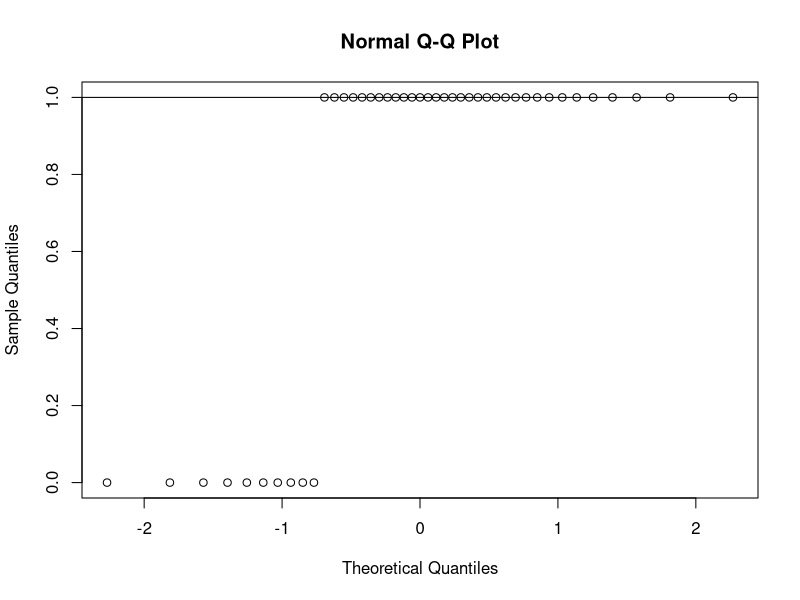
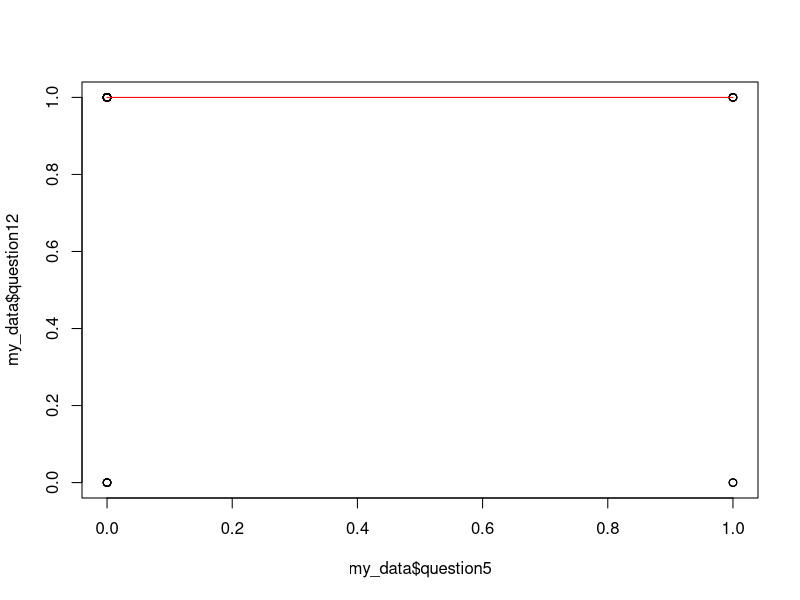
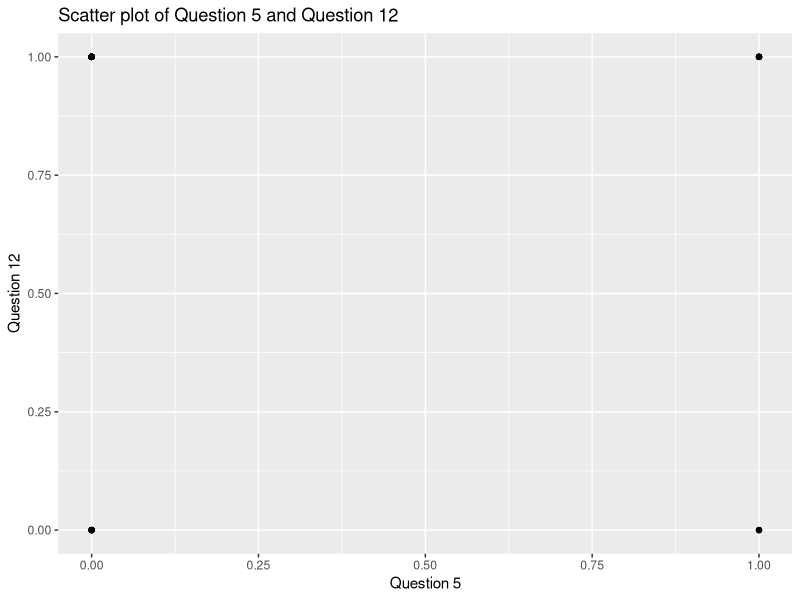
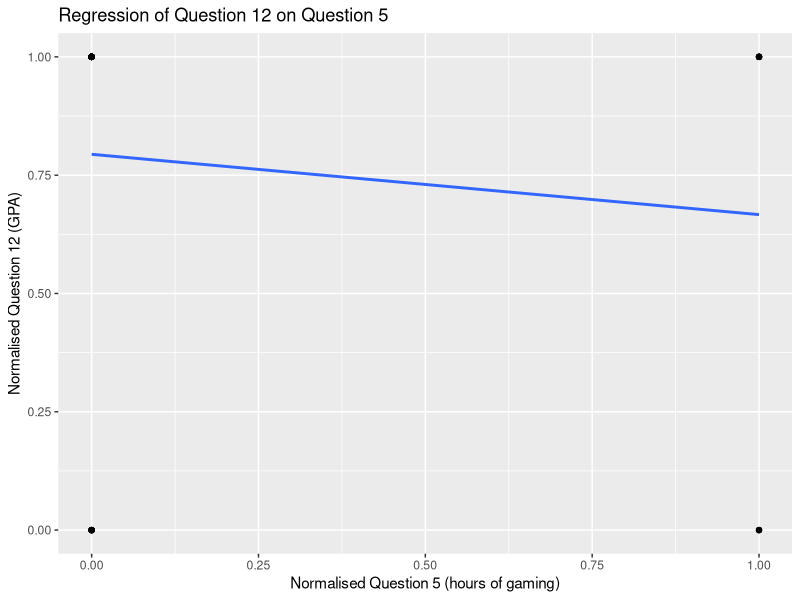
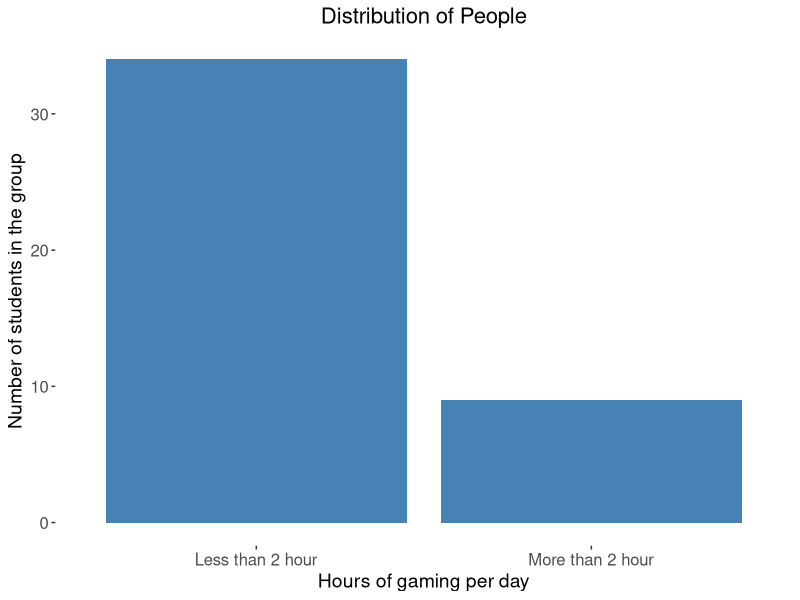

R code for these plots, in order:
## ---- chunk 1

# Load the Excel Sheet

library(readxl)
my_data <- read_excel("habits_survey.xlsx")

my_data

## ---- chunk 2
# Column 1
my_data$question1 <-as.numeric(factor(my_data$question1, 
                                      levels=c("Yes", "No")))

# More than one hour or less than one hour
my_data$question1 <- replace(my_data$question1, my_data$question1 == 2, 0)

# Column 2

my_data$question2 <-as.numeric(factor(my_data$question2, 
                                      levels=c("Never", "Daily",
                                               "Several times a week", 
                                               "Less than once a week", 
                                               "Once a week")))

# Column 3

my_data$question3 <-as.numeric(factor(my_data$question3, 
                                      levels=c("Always", "Often",
                                               "Sometimes", "Rarely", "Never")))

# Column 4

my_data$question4 <-as.numeric(factor(my_data$question4, 
                                      levels=c("Yes", "No")))

# More than one hour or less than one hour
my_data$question4 <- replace(my_data$question4, my_data$question4 == 2, 0)


# Column 5
my_data$question5 <-as.numeric(factor(my_data$question5, 
                                      levels=c("Less than 1 hour", "1-2 hours",
                                               "More than 2 hours")))
# More than one hour or less than one hour
my_data$question5 <- replace(my_data$question5, my_data$question5 == 1, 0)
my_data$question5 <- replace(my_data$question5, my_data$question5 == 3, 1)
my_data$question5 <- replace(my_data$question5, my_data$question5 == 2, 0)

# Column 6

my_data$question6 <-as.numeric(factor(my_data$question6, 
                                      levels=c("Yes", "No")))

# More than one hour or less than one hour
my_data$question6 <- replace(my_data$question6, my_data$question6 == 2, 0)

# Column 7

my_data$question7 <-as.numeric(factor(my_data$question7, 
                                      levels=c("Yes", "No", "Maybe")))

# More than one hour or less than one hour
my_data$question7 <- replace(my_data$question7, my_data$question7 == 2, 0)
my_data$question7 <- replace(my_data$question7, my_data$question7 == 3, 0)

# Column 8

my_data$question8 <-as.numeric(factor(my_data$question8, 
                                      levels=c("Yes, I was successful", 
                                               "Yes, but I was not successful", 
                                               "No, I have not tried")))
my_data$question8 <- replace(my_data$question8, my_data$question8 == 2, 0)
my_data$question8 <- replace(my_data$question8, my_data$question8 == 3, 0)

# Column 9

my_data$question9 <-as.numeric(factor(my_data$question9, 
                                      levels=c("Yes", "No")))
my_data$question9 <- replace(my_data$question9, my_data$question9 == 2, 0)


# Column 10
my_data$question10 <-as.numeric(factor(my_data$question10, 
                                      levels=c("Yes", "No")))

my_data$question10 <- replace(my_data$question10, my_data$question10 == 2, 0)

# Column 11

my_data$question11 <-as.numeric(factor(my_data$question11, 
                                      levels=c("Yes", "No")))
my_data$question11 <- replace(my_data$question11, my_data$question11 == 2, 0)


# Column 12

my_data$question12 <-as.numeric(factor(my_data$question12, 
                                      levels=c("9 <= CGPA <=10", 
                                               "8 <= CGPA < 9", 
                                               "7 <= CGPA < 8", "CGPA < 7")))
my_data$question12 <- replace(my_data$question12, my_data$question12 == 
                                2, 1)
my_data$question12 <- replace(my_data$question12, my_data$question12 == 
                                3, 0)
my_data$question12 <- replace(my_data$question12, my_data$question12 == 
                                4, 0)




my_data

unique(my_data$question7)

## ---- chunk 3

t.test(my_data$question12[my_data$question5 == 1], my_data$question12[my_data$question5 == 0])

## ---- chunk 4
library(ggplot2)


# Set the plot as an object
my_plot <- ggplot(my_data, aes(x=ifelse(question5==0, "Less than 2 hour", "More than 2 hour"))) + 
  geom_bar(fill = "steelblue") + 
  ggtitle("Distribution of People") + 
  xlab("Hours of gaming per day") + 
  ylab("Number of students in the group") +
  theme(plot.title = element_text(hjust = 0.5, size = 16),
        axis.text = element_text(size = 12),
        axis.title = element_text(size = 14),
        panel.background = element_rect(fill = "white")) +
  geom_text(stat='count', aes(label=..count..), vjust=-0.5, size=5, color="white")

# Save the plot as a png file
ggsave("my_plot.png", my_plot, width = 8, height = 6, dpi = 300)
## ---- chunk 5

cont_table <- table(my_data$question5, my_data$question12)
cont_table

chisq.test(cont_table)

## ---- chunk 6

## ---- chunk 7
library(car)
vif_values <- vif(lm(question12 ~ ., data = my_data))
vif_values

qqnorm(my_data$question12)
qqline(my_data$question12)

# Create a question12 of column1 and column2
plot(my_data$question5, my_data$question12)

# Add a smooth line to the plot
lines(lowess(my_data$question5, my_data$question12), col="red")

## ---- chunk 8

# plot the data using ggplot2
library(ggplot2)
ggplot(my_data, aes(x=question5, y=question12)) + 
  geom_point() + 
  labs(x="Question 5", y="Question 12") + 
  ggtitle("Scatter plot of Question 5 and Question 12")

# perform linear regression
model <- lm(question12 ~ question5, data = my_data)

# add the regression line to the plot
ggplot(my_data, aes(x=question5, y=question12)) + 
  geom_point() + 
  geom_smooth(method = "lm", se=FALSE) + 
  labs(x="Normalised Question 5 (hours of gaming)", y="Normalised Question 12 (GPA)") + 
  ggtitle("Regression of Question 12 on Question 5")




